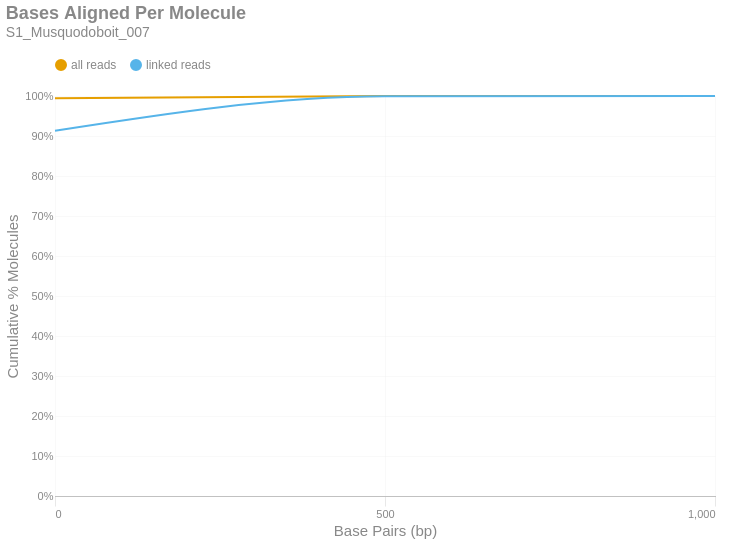

Write notebook code for a chart like this one.
### Markdown cell above
### Bases Aligned Per Molecule
This is a cumulative frequency distribution showing the number of base pairs aligned per unique molecule. These data are shown in 500 bp bins. There are two distributions: one with `all reads` (yellow) and another with only `linked reads` (blue). The percent of molecules in the `linked reads` distribution is relative to the total number of linked molecules.

### Code cell
if SKIPLR:
    print_html(f"Skipped")
else:
    binned_df = consolidated_hist(valids['aligned_bp'], mask, 500, True)
    with SafeRender(binned_df):
        (
            density_plot(binned_df, 'Bases Aligned Per Molecule', samplename, 'basesper')
            .encode(
                x=alt.X('bin:Q', title="Base Pairs (bp)").axis(tickMinStep=500).scale(padding=0),
                y=alt.Y('value:Q', title='Cumulative % Molecules')
                    .axis(format='%')
                    .scale(domain = [0,1])
                    .stack(False),
                color=alt.Color("key:N").scale(domain = ["all reads", "linked reads"]),
                tooltip = [
                    alt.Tooltip("key:N", title = "Data Type"),
                    alt.Tooltip("range_label:N", title="Bases Aligned Per Molecule"),
                    alt.Tooltip("value:Q", format = ".2%", title="% Molecules (Cum.)")
                ]
            )
        ).display()

### Figure 1 — Vega-Lite specification as saved in the notebook (floating-point values rounded to 4 significant figures)
{"width": "container", "height": 400, "config": {"title": {"anchor": "start", "dy": -15, "fontSize": 18, "color": "#888888", "subtitleColor": "#888888", "subtitleFontSize": 14}, "arc": {"fill": "#0072B2"}, "axis": {"domainColor": "#888888", "domainWidth": 0.5, "gridWidth": 0.2, "grid": false, "titleFontWeight": 400, "titleFontSize": 15, "labelFontSize": 11, "labelColor": "#888888", "tickColor": "#888888", "tickWidth": 0.2, "titleColor": "#888888"}, "axisBand": {"grid": false}, "axisX": {"grid": true, "tickSize": 10, "domainCap": "round"}, "axisY": {"domain": false, "grid": true, "tickSize": 0, "domainCap": "round"}, "background": "transparent", "header": {"labelFontSize": 15, "labelColor": "#888888", "titleFontSize": 15, "titleFontWeight": 600, "titleColor": "#888888"}, "legend": {"labelFont": "sans-serif", "labelFontSize": 12, "labelColor": "#888888", "symbolSize": 100, "symbolType": "circle", "titleFontSize": 12, "titlePadding": 10, "titleColor": "#888888", "title": null, "orient": "top"}, "range": {"category": ["#E69F00", "#56B4E9", "#009E73", "#F0E442", "#0072B2", "#D55E00", "#CC79A7", "#000000"], "diverging": ["#cfe8f3", "#a2d4ec", "#73bfe2", "#46abdb", "#1696d2", "#12719e"]}, "area": {"fill": "#0072B2", "fillOpacity": 0.7, "line": true, "strokeOpacity": 0.7}, "line": {"color": "#0072B2", "stroke": "#0072B2", "strokeWidth": 2}, "trail": {"color": "#0072B2", "stroke": "#0072B2", "strokeWidth": 0, "size": 1}, "point": {"filled": true, "fillOpacity": 1.0, "size": 95}, "text": {"color": "#888888", "fontSize": 11, "align": "right", "fontWeight": 400, "size": 11}, "bar": {"fill": "#0072B2", "stroke": null}, "view": {"stroke": null, "continuousWidth": 660, "continuousHeight": 400}}, "data": {"name": "data-bb1287544befacad233df6f55e3dac4e"}, "mark": {"type": "line", "interpolate": "monotone", "point": {"opacity": 0, "size": 275}}, "encoding": {"color": {"field": "key", "scale": {"domain": ["all reads", "linked reads"]}, "type": "nominal"}, "tooltip": [{"field": "key", "title": "Data Type", "type": "nominal"}, {"field": "range_label", "title": "Bases Aligned Per Molecule", "type": "nominal"}, {"field": "value", "format": ".2%", "title": "% Molecules (Cum.)", "type": "quantitative"}], "x": {"axis": {"tickMinStep": 500}, "field": "bin", "scale": {"padding": 0}, "title": "Base Pairs (bp)", "type": "quantitative"}, "y": {"axis": {"format": "%"}, "field": "value", "scale": {"domain": [0, 1]}, "stack": false, "title": "Cumulative % Molecules", "type": "quantitative"}}, "params": [{"name": "param_c36ac31b6afebe62", "select": {"type": "point", "fields": ["key"]}, "bind": "legend"}], "title": {"text": "Bases Aligned Per Molecule", "subtitle": "S1_Musquodoboit_007"}, "transform": [{"fold": ["all reads (cumsum)", "linked reads (cumsum)"]}, {"calculate": "replace(datum.key, ' (cumsum)', '')", "as": "key"}, {"filter": {"param": "param_c36ac31b6afebe62"}}], "usermeta": {"embedOptions": {"downloadFileName": "S1_Musquodoboit_007.basesper"}}, "$schema": "https://vega.github.io/schema/vega-lite/v6.1.0.json", "datasets": {"data-bb1287544befacad233df6f55e3dac4e": [{"bin": "0.0", "interval": "0.0-500.0", "all reads": 0.9944, "linked reads": 0.913, "all reads (cumsum)": 0.9944, "linked reads (cumsum)": 0.913, "range_label": "0-499"}, {"bin": "500.0", "interval": "500.0-1000.0", "all reads": 0.00556, "linked reads": 0.08604, "all reads (cumsum)": 0.9999, "linked reads (cumsum)": 0.9991, "range_label": "500-999"}, {"bin": "1000.0", "interval": "1000.0-1500.0", "all reads": 6.324e-05, "linked reads": 0.0009211, "all reads (cumsum)": 1.0, "linked reads (cumsum)": 1.0, "range_label": "1000-1499"}]}}
